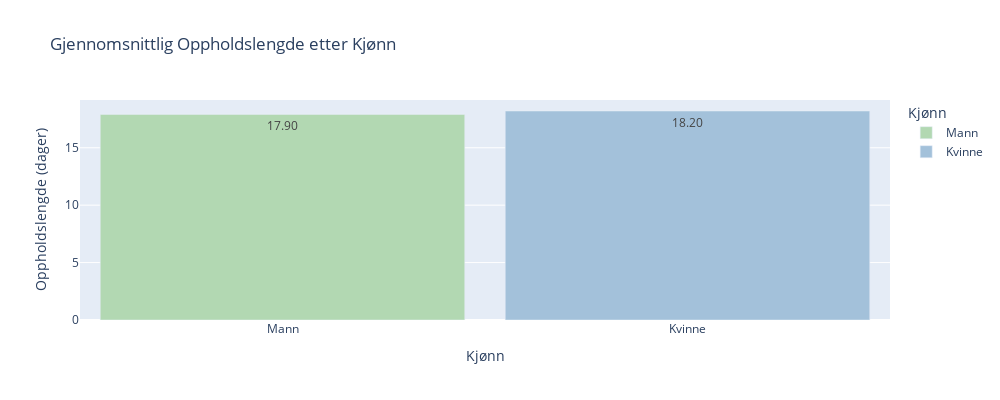

Source (notebook cell):
### Markdown cell above
#### Gjennomsnittlig oppholdslengde etter kjønn i treningsdataene

### Code cell
combined_df = X_train.copy()
combined_df['oppholdslengde'] = y_train

opphold_by_gender = combined_df.groupby(['kjønn_female']).agg({'oppholdslengde': 'mean'}).reset_index()
opphold_by_gender['Kjønn'] = opphold_by_gender['kjønn_female'].map({1: 'Kvinne', 0: 'Mann'})
opphold_by_gender['Gjennomsnittlig Oppholdslengde (dager)'] = round(opphold_by_gender['oppholdslengde'], 1)

fig1 = px.bar(opphold_by_gender, 
              x='Kjønn', 
              y='Gjennomsnittlig Oppholdslengde (dager)',
              title='Gjennomsnittlig Oppholdslengde etter Kjønn',
              labels={'Gjennomsnittlig Oppholdslengde (dager)': 'Oppholdslengde (dager)', 'Kjønn': 'Kjønn'},
              color='Kjønn',
              color_discrete_map={"Kvinne": "#A3C1DA", "Mann": "#B2D8B2"},
              text='Gjennomsnittlig Oppholdslengde (dager)', 
              width=1000, height = 400)


fig1.update_traces(texttemplate='%{text:.2f}', textposition='inside')

fig1.update_layout(bargap=0.1)
fig1.show()

### Figure 1 — Plotly figure (JSON) as saved in the notebook; plotly's stock layout.template omitted (floating-point values rounded to 4 significant figures)
{"data": [{"alignmentgroup": "True", "hovertemplate": "Kjønn=%{x}<br>Oppholdslengde (dager)=%{text}<extra></extra>", "legendgroup": "Mann", "marker": {"color": "#B2D8B2", "pattern": {"shape": ""}}, "name": "Mann", "offsetgroup": "Mann", "orientation": "v", "showlegend": true, "text": [17.9], "textposition": "inside", "texttemplate": "%{text:.2f}", "type": "bar", "x": ["Mann"], "xaxis": "x", "y": [17.9], "yaxis": "y"}, {"alignmentgroup": "True", "hovertemplate": "Kjønn=%{x}<br>Oppholdslengde (dager)=%{text}<extra></extra>", "legendgroup": "Kvinne", "marker": {"color": "#A3C1DA", "pattern": {"shape": ""}}, "name": "Kvinne", "offsetgroup": "Kvinne", "orientation": "v", "showlegend": true, "text": [18.2], "textposition": "inside", "texttemplate": "%{text:.2f}", "type": "bar", "x": ["Kvinne"], "xaxis": "x", "y": [18.2], "yaxis": "y"}], "layout": {"bargap": 0.1, "barmode": "relative", "height": 400, "legend": {"title": {"text": "Kjønn"}, "tracegroupgap": 0}, "title": {"text": "Gjennomsnittlig Oppholdslengde etter Kjønn"}, "width": 1000, "xaxis": {"anchor": "y", "categoryarray": ["Mann", "Kvinne"], "categoryorder": "array", "domain": [0, 1], "title": {"text": "Kjønn"}}, "yaxis": {"anchor": "x", "domain": [0, 1], "title": {"text": "Oppholdslengde (dager)"}}}}
